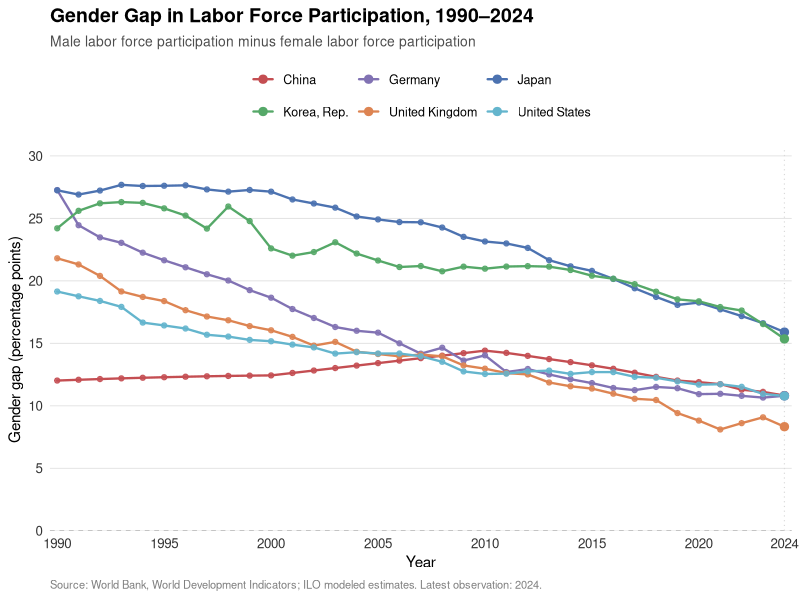
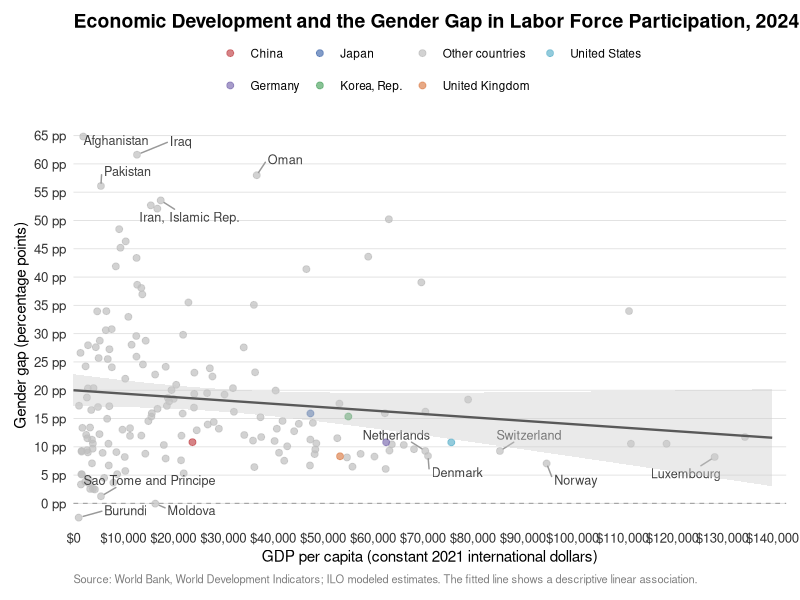
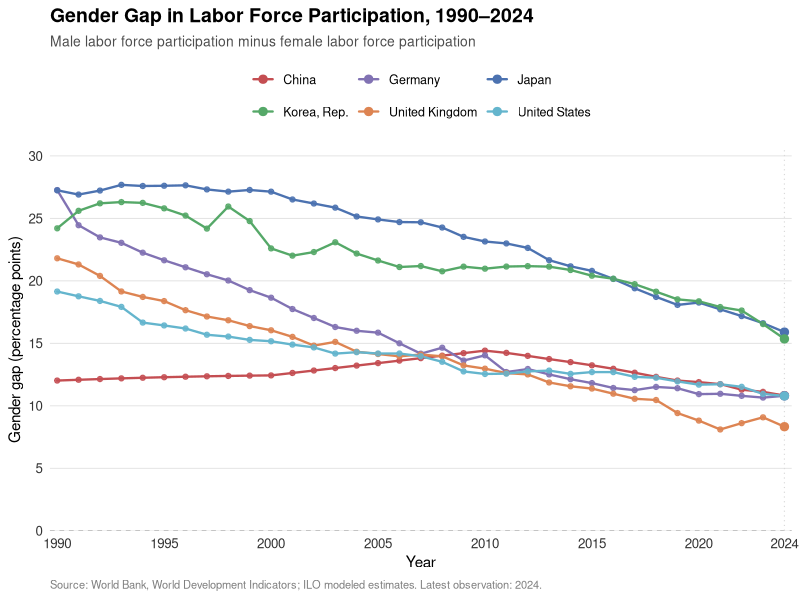
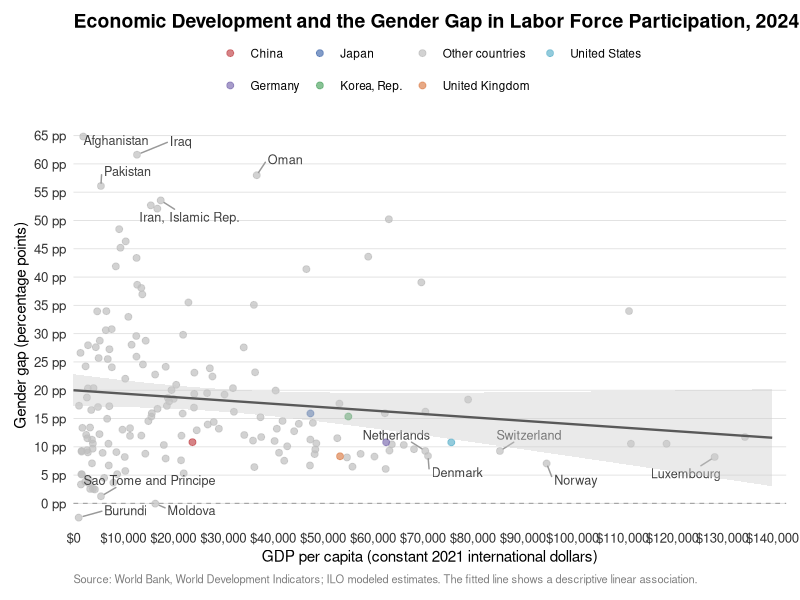
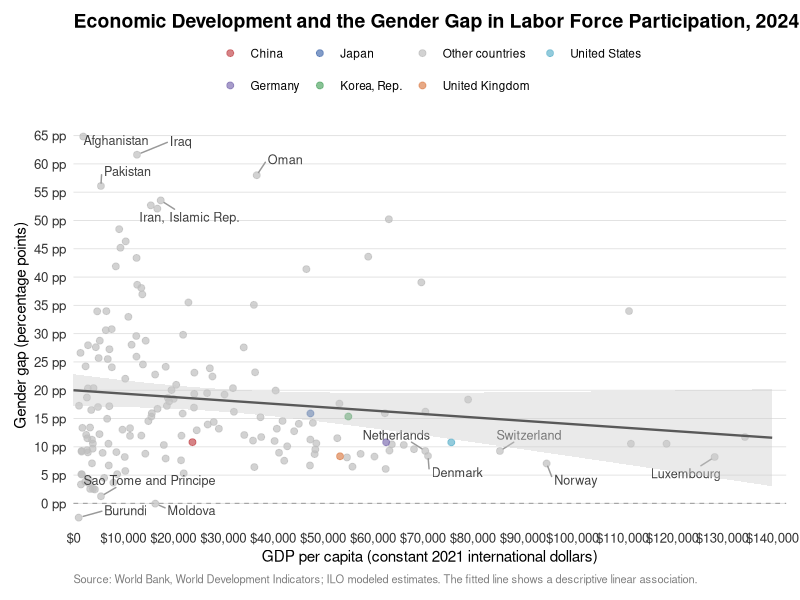

Reproduce these figures in R, in order. (Note: this script raises an error after producing the figures.)
# ============================================================
# Blog Post 4
# Data Visualization
#
# Research Question:
# Does Economic Development Narrow the Gender Gap
# in Labor Force Participation?
# ============================================================

# ------------------------------------------------------------
# 1. Load packages
# ------------------------------------------------------------

library(dplyr)
library(readr)
library(ggplot2)


# ------------------------------------------------------------
# 2. Create results folder
# ------------------------------------------------------------

dir.create("results/figures",recursive = TRUE,showWarnings = FALSE)

# ------------------------------------------------------------
# 3. Read processed data
# ------------------------------------------------------------

selected_trends <- read_csv(
  "data/processed/selected_country_trends.csv",
  show_col_types = FALSE
)

cross_section_2024 <- read_csv(
  "data/processed/cross_section_2024.csv",
  show_col_types = FALSE
)

selected_gap_change <- read_csv(
  "data/processed/selected_gap_change_1990_2024.csv",
  show_col_types = FALSE
)


# ------------------------------------------------------------
# 4. Publication-style theme
# ------------------------------------------------------------

custom_theme <- theme_minimal(base_size = 12) +
  theme(
    plot.title = element_text(
      face = "bold",
      size = 14,
      margin = margin(b = 6)
    ),
    plot.subtitle = element_text(
      color = "gray30",
      size = 10,
      margin = margin(b = 12)
    ),
    plot.caption = element_text(
      color = "gray50",
      size = 8,
      hjust = 0
    ),
    axis.title = element_text(
      size = 11
    ),
    axis.text = element_text(
      color = "gray20"
    ),
    panel.grid.minor = element_blank(),
    panel.grid.major.x = element_blank(),
    panel.grid.major.y = element_line(
      color = "gray88",
      linewidth = 0.3
    ),
    legend.position = "top",
    legend.title = element_blank(),
    legend.text = element_text(
      size = 9
    ),
    legend.margin = margin(b = 6)
  )


# ------------------------------------------------------------
# Academic color palette
# ------------------------------------------------------------

country_colors <- c(
  "China" = "#c44e52",
  "Germany" = "#8172b3",
  "Japan" = "#4c72b0",
  "Korea, Rep." = "#55a868",
  "United Kingdom" = "#dd8452",
  "United States" = "#64b5cd"
)


# ============================================================
# FIGURE 1
# Gender gap in labor force participation over time
# ============================================================

# Identify the first and latest available years
first_year <- min(
  selected_trends$year,
  na.rm = TRUE
)

latest_year <- max(
  selected_trends$year,
  na.rm = TRUE
)

# Create x-axis breaks
# Show every 5 years, while always including the latest year
x_breaks <- sort(unique(c(
  seq(first_year, latest_year, by = 5),
  latest_year
)))

# Get observations from the latest available year
latest_values <- selected_trends |>
  filter(
    year == latest_year
  )

# Create Figure 1

fig1 <- ggplot(
  selected_trends,
  aes(
    x = year,
    y = gender_gap,
    group = country,
    color = country
  )
) +
  
  # Reference line: no gender gap
  geom_hline(
    yintercept = 0,
    color = "gray65",
    linewidth = 0.4,
    linetype = "dashed"
  ) +
  
  # Reference line for the latest observation
  geom_vline(
    xintercept = latest_year,
    color = "gray85",
    linewidth = 0.4,
    linetype = "dotted"
  ) +
  
  # Trend lines
  geom_line(
    linewidth = 0.8,
    lineend = "round"
  ) +
  
  # Show every annual observation
  geom_point(
    size = 1.5,
    alpha = 0.85
  ) +
  
  # Highlight the latest observations
  geom_point(
    data = latest_values,
    size = 2.5
  ) +
  
  # Country colors
  scale_color_manual(
    values = country_colors
  ) +
  
  # X-axis
  scale_x_continuous(
    breaks = x_breaks,
    expand = expansion(
      mult = c(0.01, 0.01)
    )
  ) +
  
  # Y-axis
  scale_y_continuous(
    breaks = seq(0, 30, by = 5),
    expand = expansion(
      mult = c(0, 0.02)
    )
  ) +
  
  # Limit the visible plotting area without deleting data
  coord_cartesian(
    xlim = c(first_year, latest_year),
    ylim = c(0, 30)
  ) +
  
  labs(
    title = "Gender Gap in Labor Force Participation, 1990–2024",
    subtitle = "Male labor force participation minus female labor force participation",
    x = "Year",
    y = "Gender gap (percentage points)",
    color = "Country",
    caption = paste0(
      "Source: World Bank, World Development Indicators; ",
      "ILO modeled estimates. Latest observation: ",
      latest_year,
      "."
    )
  ) +
  
  guides(
    color = guide_legend(
      nrow = 2,
      byrow = TRUE
    )
  ) +
  
  custom_theme +
  
  theme(
    legend.position = "top"
  )


# Display
print(fig1)

# Save Figure 1

ggsave(
  filename = "results/figures/figure1_gender_gap_trends.png",
  plot = fig1,
  width = 9,
  height = 6,
  dpi = 300
)

# ============================================================
# FIGURE 2
# Economic development and gender gap
# ============================================================

library(ggrepel)
library(scales)

# ------------------------------------------------------------
# 1. Countries to highlight
# ------------------------------------------------------------

countries_to_highlight <- c(
  "United States",
  "Germany",
  "Japan",
  "United Kingdom",
  "Korea, Rep.",
  "China"
)


# ------------------------------------------------------------
# 2. Prepare plotting data
# ------------------------------------------------------------

fig2_data <- cross_section_2024 |>
  mutate(
    # GDP per capita in units of $10,000
    gdp_pc_10k = gdp_pc / 10000,
    
    # Highlight selected countries
    plot_group = if_else(
      country %in% countries_to_highlight,
      country,
      "Other countries"
    )
  )


# ------------------------------------------------------------
# 3. Define colors
# ------------------------------------------------------------

fig2_colors <- c(
  country_colors,
  "Other countries" = "gray75"
)


# ------------------------------------------------------------
# 4. Determine axis ranges automatically
# ------------------------------------------------------------

# Y-axis: include all countries
y_min <- floor(
  min(fig2_data$gender_gap, na.rm = TRUE) / 5
) * 5

y_max <- ceiling(
  max(fig2_data$gender_gap, na.rm = TRUE) / 5
) * 5


# X-axis: start from zero and include largest GDP value
x_max <- ceiling(
  max(fig2_data$gdp_pc_10k, na.rm = TRUE)
)


# ------------------------------------------------------------
# 5. Countries to label
# ------------------------------------------------------------

# Define "high GDP" and "small gender gap"
high_gdp_cutoff <- quantile(
  fig2_data$gdp_pc_10k,
  0.75,
  na.rm = TRUE
)

small_gap_cutoff <- quantile(
  fig2_data$gender_gap,
  0.25,
  na.rm = TRUE
)


label_data <- bind_rows(
  
  # 1. Countries with the largest gender gaps
  fig2_data |>
    arrange(desc(gender_gap)) |>
    slice_head(n = 5),
  
  # 2. Countries with the smallest gender gaps
  fig2_data |>
    arrange(gender_gap) |>
    slice_head(n = 3),
  
  # 3. High-GDP countries with relatively small gender gaps
  fig2_data |>
    filter(
      gdp_pc_10k >= high_gdp_cutoff,
      gender_gap <= small_gap_cutoff
    ) |>
    arrange(desc(gdp_pc_10k)) |>
    slice_head(n = 5)
  
) |>
  distinct(country, .keep_all = TRUE)


# ------------------------------------------------------------
# 6. Create Figure 2
# ------------------------------------------------------------

fig2 <- ggplot(
  fig2_data,
  aes(
    x = gdp_pc_10k,
    y = gender_gap
  )
) +
  
  # ----------------------------------------------------------
# Reference line: no gender gap
# ----------------------------------------------------------

geom_hline(
  yintercept = 0,
  color = "gray65",
  linewidth = 0.4,
  linetype = "dashed"
) +
  
  # ----------------------------------------------------------
# All countries
# ----------------------------------------------------------

geom_point(
  aes(color = plot_group),
  size = 2,
  alpha = 0.7
) +
  
  # ----------------------------------------------------------
# Labels for extreme observations
# ----------------------------------------------------------

geom_text_repel(
  data = label_data,
  aes(label = country),
  color = "gray25",
  size = 3.2,
  box.padding = 0.5,
  point.padding = 0.3,
  min.segment.length = 0,
  segment.color = "gray60",
  show.legend = FALSE,
  seed = 123
) +
  
  # ----------------------------------------------------------
# Descriptive linear relationship
# ----------------------------------------------------------

geom_smooth(
  method = "lm",
  se = TRUE,
  color = "gray35",
  fill = "gray80",
  linewidth = 0.8,
  fullrange = TRUE
) +
  
  # ----------------------------------------------------------
# Country colors
# ----------------------------------------------------------

scale_color_manual(
  values = fig2_colors
) +
  
  # ----------------------------------------------------------
# X-axis
# ----------------------------------------------------------

scale_x_continuous(
  limits = c(0, x_max),
  breaks = seq(
    0,
    x_max,
    by = 1
  ),
  labels = scales::label_dollar(
    scale = 10000,
    accuracy = 1000
  ),
  expand = expansion(
    mult = c(0, 0.02)
  )
) +
  
  # ----------------------------------------------------------
# Y-axis
# ----------------------------------------------------------

scale_y_continuous(
  breaks = seq(
    y_min,
    y_max,
    by = 5
  ),
  labels = scales::label_number(
    suffix = " pp",
    accuracy = 1
  ),
  expand = expansion(
    mult = c(0.02, 0.03)
  )
) +
  
  # ----------------------------------------------------------
# Labels
# ----------------------------------------------------------

labs(
  title = "Economic Development and the Gender Gap in Labor Force Participation, 2024",
  x = "GDP per capita (constant 2021 international dollars)",
  y = "Gender gap (percentage points)",
  color = "Country",
  caption = paste0(
    "Source: World Bank, World Development Indicators; ",
    "ILO modeled estimates. The fitted line shows a descriptive ",
    "linear association."
  )
) +
  
  # ----------------------------------------------------------
# Publication-style theme
# ----------------------------------------------------------

custom_theme +
  theme(
    legend.position = "top",
    legend.direction = "horizontal",
    legend.text = element_text(
      size = 8.5
    ),
    legend.margin = margin(
      b = 8
    ),
    plot.margin = margin(
      10, 10, 10, 10
    )
  )


# ------------------------------------------------------------
# 7. Display figure
# ------------------------------------------------------------

print(fig2)

# Save figure
ggsave(
  filename = "figure2_gdp_gender_gap_2024.png",
  plot = fig2,
  path = "results/figures",
  width = 9,
  height = 6,
  dpi = 300,
  device = "png"
)


# ============================================================
# 9. Statistical checks
# ============================================================

# Correlation between GDP per capita and gender gap
correlation_fig2 <- cor(
  fig2_data$gdp_pc_10k,
  fig2_data$gender_gap,
  use = "complete.obs"
)

cat(
  "\nCorrelation between GDP per capita and gender gap:",
  round(correlation_fig2, 3),
  "\n"
)


# Linear regression
model_fig2 <- lm(
  gender_gap ~ gdp_pc_10k,
  data = fig2_data
)

cat(
  "\nRegression coefficient on GDP per capita:",
  round(
    coef(model_fig2)["gdp_pc_10k"],
    3
  ),
  "\n"
)


# Regression summary
print(summary(model_fig2))

ggsave(
  filename = "results/figures/figure2_gdp_gender_gap_2024.png",
  plot = fig2,
  width = 9,
  height = 6,
  dpi = 300
)


# ============================================================
# FIGURE 3
# Change in gender gap between 1990 and 2024
# All countries
# ============================================================

# Create the change in gender gap for all countries
fig3_data <- analysis_data |>
  filter(
    year %in% c(1990, 2024),
    !is.na(gender_gap)
  ) |>
  select(
    iso3c,
    country,
    year,
    gender_gap
  ) |>
  group_by(
    iso3c,
    country
  ) |>
  summarise(
    gap_1990 = gender_gap[year == 1990][1],
    gap_2024 = gender_gap[year == 2024][1],
    .groups = "drop"
  ) |>
  # Keep only countries with observations in both years
  filter(
    !is.na(gap_1990),
    !is.na(gap_2024)
  ) |>
  mutate(
    gap_change = gap_2024 - gap_1990,
    country = reorder(country, gap_change)
  )


# ------------------------------------------------------------
# Figure 3
# ------------------------------------------------------------

fig3 <- ggplot(
  fig3_data,
  aes(
    x = gap_change,
    y = country
  )
) +
  
  # Zero line: no change in the gender gap
  geom_vline(
    xintercept = 0,
    color = "gray55",
    linewidth = 0.5
  ) +
  
  # Horizontal bars
  geom_col(
    fill = "#2b5c8f",
    width = 0.65
  ) +
  
  # Reference labels
  scale_x_continuous(
    breaks = seq(
      floor(min(fig3_data$gap_change, na.rm = TRUE) / 5) * 5,
      ceiling(max(fig3_data$gap_change, na.rm = TRUE) / 5) * 5,
      by = 5
    ),
    expand = expansion(
      mult = c(0.02, 0.02)
    )
  ) +
  
  labs(
    title = "Change in the Gender Gap in Labor Force Participation, 1990–2024",
    subtitle = "Countries are ranked by the change in the male–female participation gap",
    x = "Change in gender gap (percentage points)",
    y = NULL,
    caption = paste0(
      "Source: World Bank, World Development Indicators; ",
      "ILO modeled estimates. Negative values indicate a narrowing gap."
    )
  ) +
  
  custom_theme +
  theme(
    legend.position = "none",
    axis.text.y = element_text(
      size = 7,
      color = "gray20"
    ),
    axis.text.x = element_text(
      size = 9
    ),
    panel.grid.major.y = element_blank(),
    panel.grid.major.x = element_line(
      color = "gray88",
      linewidth = 0.3
    ),
    plot.margin = margin(
      10, 20, 10, 10
    )
  )


# Display
print(fig3)


# ------------------------------------------------------------
# Save Figure 3
# ------------------------------------------------------------

ggsave(
  filename = "results/figures/figure3_gender_gap_change_all_countries.png",
  plot = fig3,
  width = 10,
  height = 18,
  dpi = 300
)


# ============================================================
# 6. Confirmation
# ============================================================

cat("\nVisualization completed successfully.\n")

cat("\nFigures saved to:\n")
cat("results/figures/figure1_gender_gap_trends.png\n")
cat("results/figures/figure2_gdp_gender_gap_2024.png\n")
cat("results/figures/figure3_gender_gap_change.png\n")
